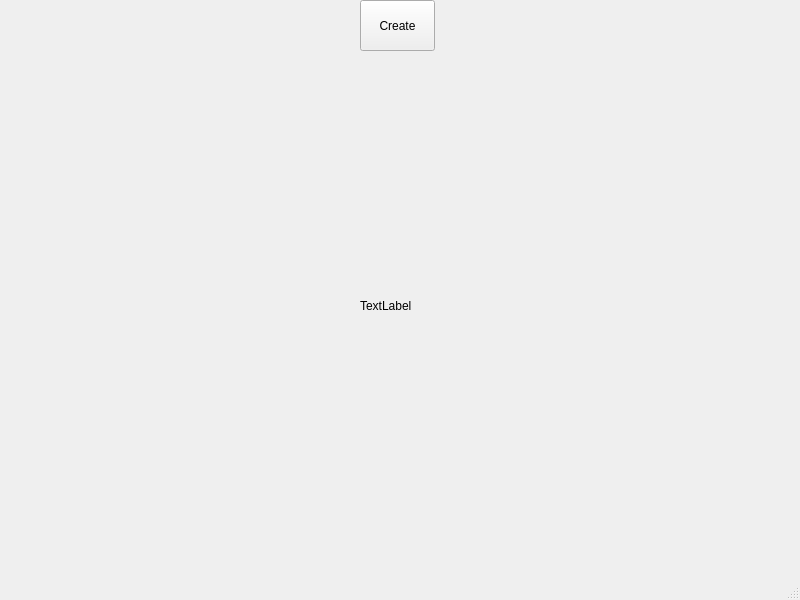
<?xml version="1.0" encoding="UTF-8"?>
<ui version="4.0">
 <class>MainWindow</class>
 <widget class="QMainWindow" name="MainWindow">
  <property name="geometry">
   <rect>
    <x>0</x>
    <y>0</y>
    <width>800</width>
    <height>600</height>
   </rect>
  </property>
  <property name="windowTitle">
   <string>MainWindow</string>
  </property>
  <widget class="QWidget" name="centralwidget">
   <widget class="QPushButton" name="pushButton">
    <property name="geometry">
     <rect>
      <x>360</x>
      <y>0</y>
      <width>75</width>
      <height>51</height>
     </rect>
    </property>
    <property name="text">
     <string>Create</string>
    </property>
   </widget>
   <widget class="QLabel" name="label">
    <property name="geometry">
     <rect>
      <x>360</x>
      <y>70</y>
      <width>571</width>
      <height>471</height>
     </rect>
    </property>
    <property name="text">
     <string>TextLabel</string>
    </property>
   </widget>
  </widget>
  <widget class="QMenuBar" name="menubar">
   <property name="geometry">
    <rect>
     <x>0</x>
     <y>0</y>
     <width>800</width>
     <height>21</height>
    </rect>
   </property>
  </widget>
  <widget class="QStatusBar" name="statusbar"/>
 </widget>
 <resources/>
 <connections/>
</ui>
